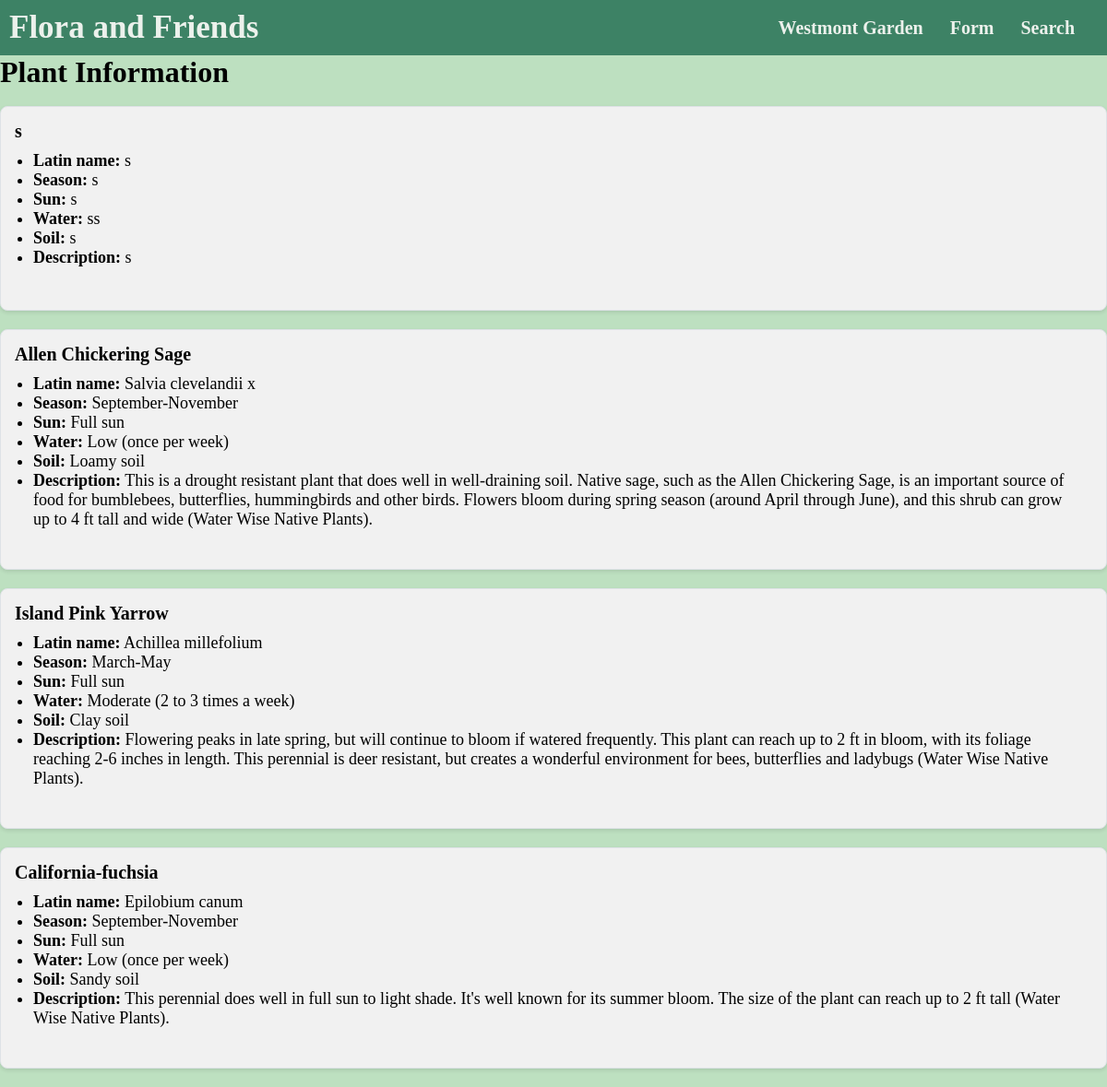
Before: /plant_info_base/ with the older database file.
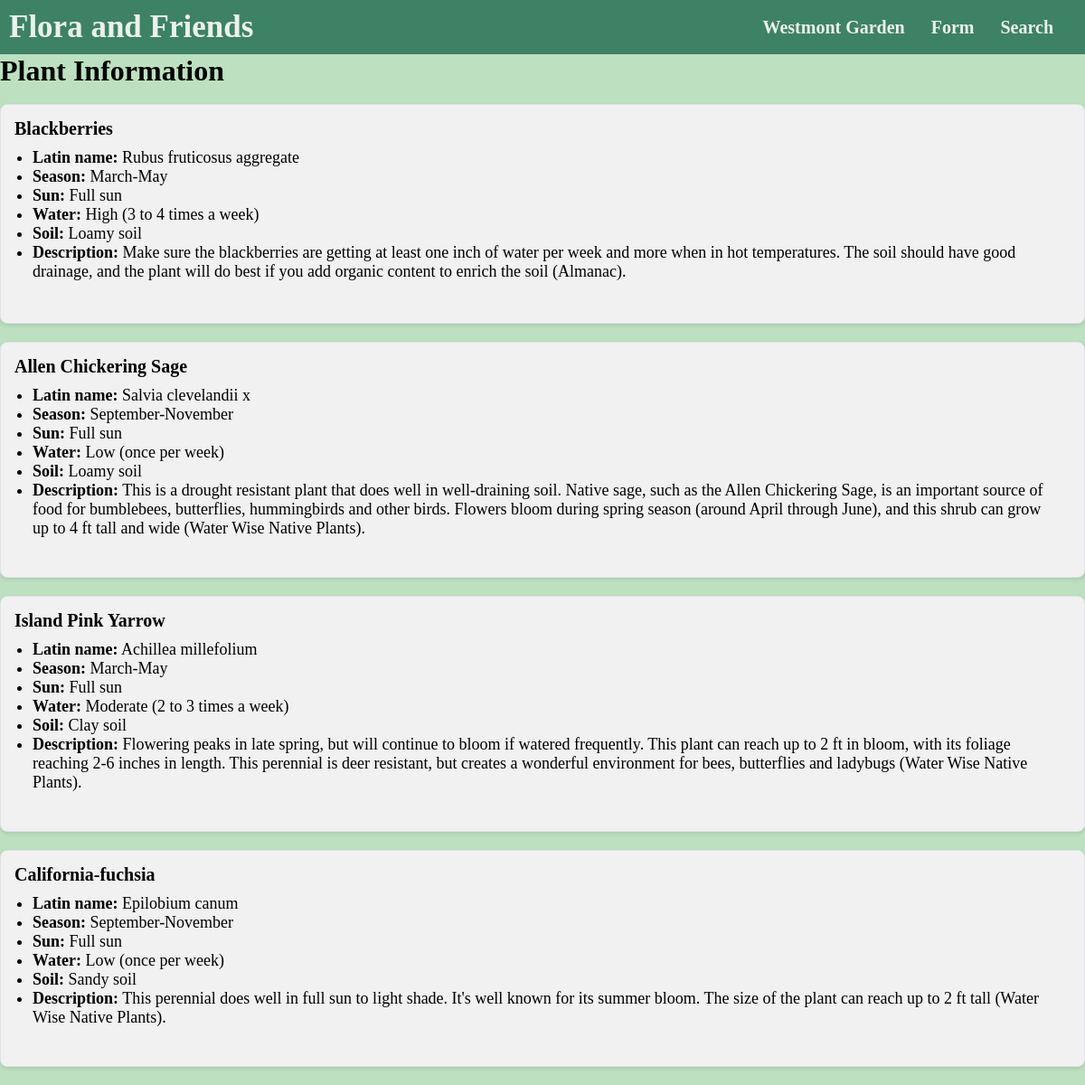
After: the same page with the newer database file.
### newApp/models.py (models this page shows)
class Fruit(models.Model):
    name = models.CharField('Fruit name', max_length=200)
    latin_name = models.CharField('Latin name', max_length=200)
    season = models.CharField(max_length=120)
    sun = models.CharField(max_length=120, blank=True)
    water = models.CharField(max_length=120)
    soil = models.CharField(max_length=120)
    description = models.TextField(blank=True)
    def __str__(self):
        return self.name

### newApp/views.py (the view)
# urls.py: path('plant_info_base/', views.plant_info_base, name='plant_info_base'),
def plant_info_base(request):
    fruit_list = Fruit.objects.all()
    veg_list = Vegetable.objects.all()
    plant_list = Plant.objects.all()
    return render(request, 'newApp/plant_info_base.html', {'fruit_list': fruit_list, 'veg_list': veg_list, 'plant_list': plant_list})

### newApp/models.py (called while the page is built)
    def __str__(self):
        return self.name

### newApp/templates/newApp/plant_info_base.html (shortened to what this page needs)
<!DOCTYPE html>
<html lang="en">
<head>
</head>
<body>
    <nav class="navbar">
        <div class="navdiv">
            <div class = "logo"><a href="{% url 'index' %}">Flora and Friends</a></div>
            <ul>
                <li><a href="{% url 'garden' %}">Westmont Garden</a></li>
                <li><a href="https://docs.google.com/forms/d/e/1FAIpQLSdIb8ELM0L_m_T9loALpiSHbyGhSgu2G7BoaA82Saj-4VVn3A/viewform?usp=sf_link">Form</a></li>
                <li><a href="{% url 'plant_info_base' %}">Search</a></li>
            </ul>
        </div>
    </nav>
<div class="containter">
    <h1>Plant Information</h1>
<br>
    {% for fruit in fruit_list %}
    <div class="card">
            <div class="card-body">
    <b style="font-size: 20px;">{{fruit}}</b>
    <ul>
    <li><strong>Latin name:</strong> {{fruit.latin_name}}</li>
    <li><strong>Season:</strong> {{fruit.season}}</li>
    <li><strong>Sun:</strong> {{fruit.sun}}</li>
    <li><strong>Water:</strong> {{fruit.water}}</li>
    <li><strong>Soil:</strong> {{fruit.soil}}</li>
    <li><strong>Description:</strong> {{fruit.description}}</li>
        <br>
        </ul>
            </div>
        </div>
    {% endfor %}
    {% for plant in plant_list %}
     <div class="card">
            <div class="card-body">
    <b style="font-size: 20px;">{{plant}}</b>
    <ul>
    <li><strong>Latin name:</strong> {{plant.latin_name}}</li>
    <li><strong>Season:</strong> {{plant.season}}</li>
    <li><strong>Sun:</strong> {{plant.sun}}</li>
    <li><strong>Water:</strong> {{plant.water}}</li>
    <li><strong>Soil:</strong> {{plant.soil}}</li>
    <li><strong>Description:</strong> {{plant.description}}</li>
        </ul>
    <br>
                </div>
         </div>
    {% endfor %}
</div>
</body>
</html>

Changed rows visible on the page:
changed Fruit: name "s" → "Blackberries"; latin_name "s" → "Rubus fruticosus aggregate"; season "s" → "March-May"; sun "s" → "Full sun"; water "ss" → "High (3 to 4 times a week)"; soil "s" → "Loamy soil"; description "s" → "Make sure the blackberries are getting at least one inch of water per week and more when in hot temperatures. The soil should have good drainage, and the plant will do best if you add organic content to enrich the soil (Almanac)."
